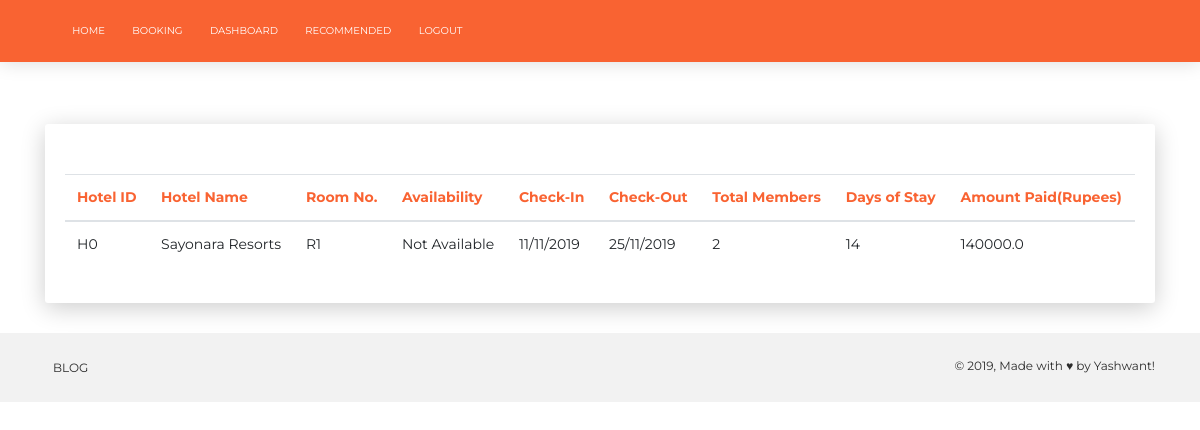
The page /previousBooking (signed in) on the database its author committed.
### project/model.py (models this page shows, shortened)
class Drafts(db.Model, UserMixin):
    __tablename__ = 'Drafts'
    hotelId = db.Column(db.String(10),ForeignKey('Hotels.hotelId'),primary_key = True)
    roomNo = db.Column(db.String(64),ForeignKey('Rooms.roomNo'), primary_key = True)
    userId = db.Column(db.Integer,ForeignKey('Users.userId'),primary_key = True)
    checkIn = db.Column(db.String(25))
    chechOut = db.Column(db.String(25))
    totalMembers = db.Column(db.Integer)
    days = db.Column(db.Integer)
    rate = db.Column(db.Float)
    amount = db.Column(db.Float)
    paymentStatus = db.Column(db.Boolean,default = False)

class Hotels(db.Model):
    __tablename__ = 'Hotels'
    hotelId = db.Column(db.String(10), primary_key=True)
    name = db.Column(db.String(64))
    address = db.Column(db.String(64))
    totalRooms = db.Column(db.Integer)
    rating = db.Column(db.Integer)

### project/routes.py (the view)
@admin.route('/previousBooking', methods=['GET', 'POST'])
def previousBooking():
    drafts = Drafts.query.filter_by(userId = current_user.userId, paymentStatus = True)
    draftList = []
    if( drafts is not None):
        for each in drafts:
            draftList.append(
                {
                    'hotelId': each.hotelId,
                    'hotelName': Hotels.query.filter_by(hotelId = each.hotelId).first().name,
                    'availability': Rooms.query.filter_by(hotelId = each.hotelId, roomNo = each.roomNo).first().status,
                    'roomNo': each.roomNo,
                    'checkIn': each.checkIn,
                    'checkOut': each.chechOut,
                    'totalMembers':each.totalMembers,
                    'days': each.days,
                    'rate': each.rate,
                    'amount': each.amount,
                }
            )
    return render_template('previousBooking.html',draftList = draftList)

### project/model.py (called while the page is built)
@login_manager.user_loader
def load_user(userId):
    return Users.query.get(int(userId))

### project/templates/previousBooking.html (shortened to what this page needs)
<!DOCTYPE html>
<html lang="en">
<head>
    <link rel="stylesheet" href="https://use.fontawesome.com/releases/v5.7.1/css/all.css">
    <link rel="stylesheet" type="text/css" href="{{url_for('static', filename='css/bootstrap.min.css')}}"/>
    <link rel="stylesheet" type="text/css" href="{{url_for('static', filename='css/now-ui-kit.css')}}"/>
</head>
<body class="landing-page sidebar-collapse">
  <nav class="navbar navbar-expand-lg bg-primary">
    <div class="container">
      <div class="collapse navbar-collapse" id="navbarNav">
        <ul class="navbar-nav">
          <li class="nav-item ">
            <a class="nav-link" href="{{url_for('admin.index')}}">Home <span class="sr-only">(current)</span></a>
          </li>
          <li class="nav-item">
            <a class="nav-link" href="{{url_for('admin.Book')}}">Booking</a>
          </li>
          {% if current_user.is_anonymous %}
            <li class="nav-item">
              <a class="nav-link" href="{{url_for('admin.signup')}}">Signup</a>
            </li>
            <li class="nav-item">
              <a class="nav-link" href="{{url_for('admin.UserLogin')}}">Login</a>
            </li>
            <li class="nav-item">
                <a class="nav-link" href="{{url_for('admin.adminLogin')}}">Admin</a>
            </li>
          {% else %}
          <li class="nav-item">
              <a class="nav-link" href="{{url_for('admin.userDashboard')}}">Dashboard</a>
          </li>
          <li class="nav-item">
            <a class="nav-link" href="{{url_for('admin.recommended')}}">Recommended</a>
          </li>
            <li class="nav-item">
              <a class="nav-link" href="{{url_for('admin.logout')}}">Logout</a>
            </li>
          {% endif %}
        </ul>
      </div>
    </div>
  </nav>
  <div class="container">
    <br>
    <br>
        <div class="card">
            <div class="card-body">
            <div class="table-responsive">
                    <table class="table">
                            <thead class=" text-primary">
                                    <tr>
                                        <th>Hotel ID</th>
                                        <th>Hotel Name</th>
                                        <th>Room No.</th>
                                        <th>Availability</th>
                                        <th>Check-In</th>
                                        <th>Check-Out</th>
                                        <th>Total Members</th>
                                        <th>Days of Stay</th>
                                        <th>Amount Paid(Rupees)</th>
                                    </tr>
                                </thead>
                            <tbody>
                            {% for each in draftList %}
                                <tr>
                                    <td>{{ each['hotelId'] }}</td>
                                    <td>{{ each['hotelName'] }}</td>
                                    <td>{{ each['roomNo'] }}</td>
                                    {% if each['availability'] == True %}
                                            <td>
                                                <h6>Available</h6>
                                                <br>
                                                <a href="{{ url_for('admin.book_room', hotelId = each['hotelId'], roomNo = each['roomNo'])}}">Book Now</a>
                                           </td>
                                    {% else %}
                                           <td>Not Available</td>
                                    {% endif %}
                                    <td>{{ each['checkIn'] }}</td>
                                    <td>{{ each['checkOut'] }}</td>
                                    <td>{{ each['totalMembers'] }}</td>
                                    <td>{{ each['days'] }}</td>
                                    <td>{{ each['amount'] }}</td>
                                </tr>
                            {% endfor %}
                            </tbody>
                            </table>
            </div>
            </div>
        </div>
</div>
    <footer class="footer footer-default">
      <div class=" container ">
        <nav>
          <ul>
            <li>
              <a href="https://towardsdatascience.com/credit-card-fraud-detection-using-self-organizing-featuremaps-f6e8bca707bd">
                Blog
              </a>
            </li>
          </ul>
        </nav>
        <div class="copyright" id="copyright">
          &copy;
          , Made with &hearts; by Yashwant!
        </div>
      </div>
    </footer>
</body>
</html>

### rows shown on the page
Drafts: hotelId "H0", roomNo "R1", checkIn "11/11/2019", checkOut "25/11/2019", amount "140000.0"
Hotels: hotelName "Sayonara Resorts"

### other values the page prints
{{ each['totalMembers'] }} "2"
{{ each['days'] }} "14"
